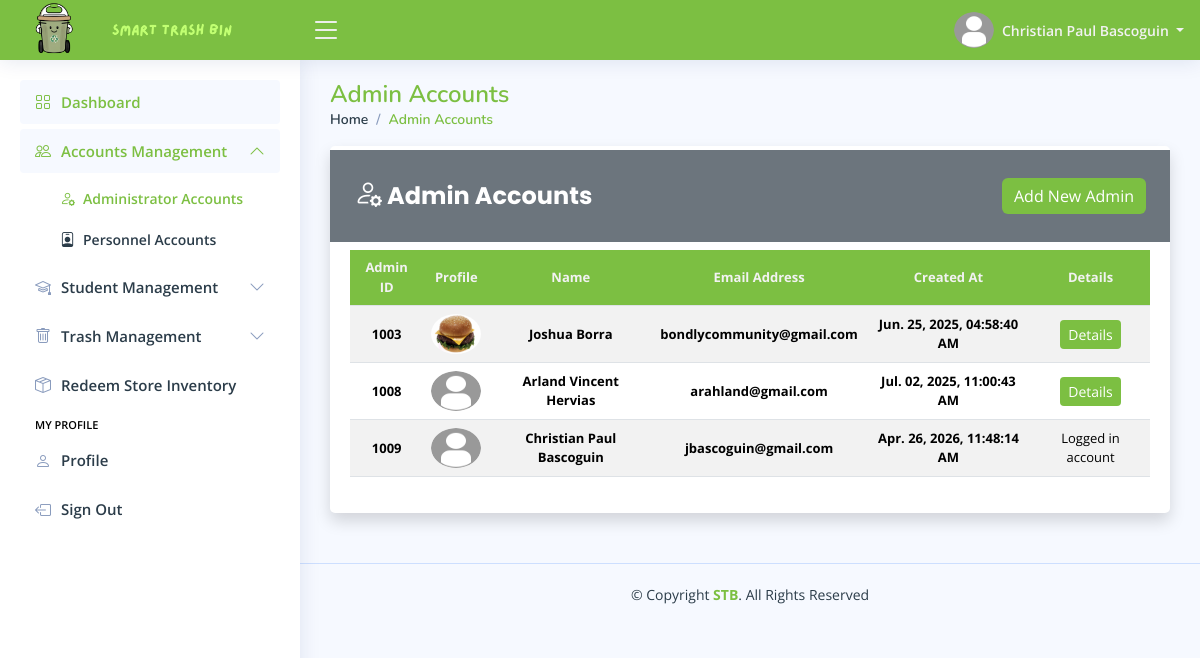
The app's page /pages/admin/home.php?page=admin-accounts (signed in) with its own data.
### tables this page shows
CREATE TABLE `admin_profile_tbl` (
  `tbl_row_id` int(11) NOT NULL,
  `admin_id` int(11) NOT NULL,
  `profile_picture` varchar(255) DEFAULT NULL,
  `date_of_birth` date DEFAULT NULL,
  `gender` enum('Male','Female','Others') DEFAULT 'Others',
  `civil_status` enum('Single','Married','Divorced','Widowed') DEFAULT 'Single',
  `address` varchar(255) NOT NULL,
  `phone_number` varchar(50) NOT NULL,
  `facebook_link` varchar(255) NOT NULL,
  `updated_at` timestamp NOT NULL DEFAULT current_timestamp() ON UPDATE current_timestamp()
);

CREATE TABLE `admin_accounts_tbl` (
  `admin_id` int(11) NOT NULL,
  `first_name` varchar(100) NOT NULL,
  `middle_name` varchar(100) DEFAULT NULL,
  `last_name` varchar(100) NOT NULL,
  `email_address` varchar(150) NOT NULL,
  `admin_password` varchar(255) NOT NULL,
  `role` enum('Administrator') DEFAULT 'Administrator',
  `reset_password_token` varchar(255) DEFAULT NULL,
  `password_token_expiry` datetime DEFAULT NULL,
  `locked_account` enum('Yes','No') DEFAULT 'No',
  `created_at` timestamp NOT NULL DEFAULT current_timestamp(),
  `updated_at` timestamp NOT NULL DEFAULT current_timestamp() ON UPDATE current_timestamp()
);

### config/format-data.config.php (called while the page is built, shortened)
<?php
    function format_timestamp($timestamp) {
        $formatted_timestamp = date("M. d, Y, h:i:s A", strtotime($timestamp));
        return $formatted_timestamp;
    }
?>

### pages/admin/pages/admin-accounts.php (the view, shortened to what this page needs)
<main id="main" class="main">
    <?php
        include_once "includes/pagetitle.php";
    ?>
    <section class="section">
        <div class="row">
            <div class="col-lg-12">
                <div class="card shadow">
                    <div class="d-flex justify-content-between align-items-center px-4 py-2 bg-secondary mb-2 mt-1">
                        <h5 class="card-title text-white custom-card-title fw-bold">
                            <i class="bi bi-person-gear fs-3"></i>
                            Admin Accounts
                        </h5>
                        <a href="#" class="btn btn-primary custom-add-btn" data-bs-toggle="modal" data-bs-target="#addAdminModal">
                            Add New Admin
                        </a>
                    </div>
                    <div class="card-body">
                        <div class="table-responsive">
                            <table class="table table-striped table-hover datatable custom-table">
                                <thead>
                                    <tr>
                                        <th scope="col"> Admin ID </th>
                                        <th scope="col"> Profile </th>
                                        <th scope="col"> Name </th>
                                        <th scope="col"> Email Address </th>
                                        <th scope="col"> Created At </th>
                                        <th scope="col"> Details </th>
                                    </tr>
                                </thead>
                                <tbody>
                                    <?php
                                    $fetch_admin_accounts = $conn->prepare("SELECT
                                                                                ac.*, ap.*
                                                                            FROM admin_accounts_tbl ac
                                                                            LEFT JOIN admin_profile_tbl ap
                                                                            ON ac.admin_id = ap.admin_id
                                                                            ");
                                    $fetch_admin_accounts->execute();
                                    if ($fetch_admin_accounts->rowCount() > 0) {
                                        while ($admin_data = $fetch_admin_accounts->fetch()) {
                                            $admin_profile_picture = $admin_data["profile_picture"];
                                            if (empty($admin_profile_picture) || !file_exists($file_path . $admin_profile_picture)) {
                                                $admin_profile_picture = "default-img.png";
                                            }
                                    ?>
                                            <tr>
                                                <td class="fw-bold">
                                                    <?php echo htmlspecialchars($admin_data["admin_id"]); ?>
                                                </td>
                                                <td>
                                                    <img
                                                        src="<?php echo htmlspecialchars($file_path . $admin_profile_picture); ?>"
                                                        alt="Profile Picture"
                                                        class="rounded-circle"
                                                        width="40" height="40">
                                                </td>
                                                <td class="fw-bold">
                                                    <?php echo htmlspecialchars($admin_data["first_name"] . " " . $admin_data["last_name"]); ?>
                                                </td>
                                                <td class="fw-bold">
                                                    <?php echo htmlspecialchars($admin_data["email_address"]); ?>
                                                </td>
                                                <td class="fw-bold">
                                                    <?php echo htmlspecialchars(format_timestamp($admin_data["created_at"])); ?>
                                                </td>
                                                <td>
                                                    <?php
                                                        if($admin_data["admin_id"] === (int)$admin_id) {
                                                    ?>
                                                        <span>
                                                            Logged in account
                                                        </span>
                                                    <?php
                                                        } else {
                                                    ?>
                                                        <button class="btn btn-primary custom-add-btn btn-sm" data-bs-toggle="modal" data-bs-target="#admin-account-<?php echo htmlspecialchars($admin_data["admin_id"]); ?>">
                                                            Details
                                                        </button>
                                                    <?php
                                                        }
                                                    ?>
                                                </td>
                                            </tr>
                                        <?php
                                        }
                                    }
                                    ?>
                                </tbody>
                            </table>
                        </div>
                    </div>
                </div>
            </div>
        </div>
    </section>
</main>

### pages/includes/header.php (shortened to what this page needs)
<header id="header" class="header fixed-top d-flex align-items-center">
    <div class="d-flex align-items-center justify-content-between">
        <a href="home.php" class="logo d-flex align-items-center gap-0">
            <img src="../../assets/global/images/stb-logo.png" alt="Website Logo">
            <img src="../../assets/global/images/stb-name.png" alt="Website Logo">
        </a>
        <i class="bi bi-list toggle-sidebar-btn"></i>
    </div>
    <nav class="header-nav ms-auto">
        <ul class="d-flex align-items-center">
            <li class="nav-item dropdown pe-3">
                <a class="nav-link nav-profile d-flex align-items-center pe-0" href="#" data-bs-toggle="dropdown">
                    <img src="<?php echo htmlspecialchars($file_path . $profile_picture); ?>" alt="Profile Picture" class="rounded-circle" width="40" height="40">
                    <span class="d-none d-md-block dropdown-toggle ps-2"> <?php echo htmlspecialchars($first_name . " " . $last_name); ?> </span>
                </a>
            </li>
        </ul>
    </nav>
</header>

### records on screen
admin_profile_tbl: admin.last_name "Christian Paul Bascoguin", admin "1009", admin.email_address "jbascoguin@gmail.com", admin.created_at "Apr. 26, 2026, 11:48:14 AM", shows "Logged in account"
admin_profile_tbl: admin "1003", profile_picture (picture), admin.last_name "Joshua Borra", admin.email_address "bondlycommunity@gmail.com", admin.created_at "Jun. 25, 2025, 04:58:40 AM"
admin_profile_tbl: admin "1008", admin.last_name "Arland Vincent Hervias", admin.email_address "arahland@gmail.com", admin.created_at "Jul. 02, 2025, 11:00:43 AM"

### other values on screen
$page_titles[$page_name] "Admin Accounts"
